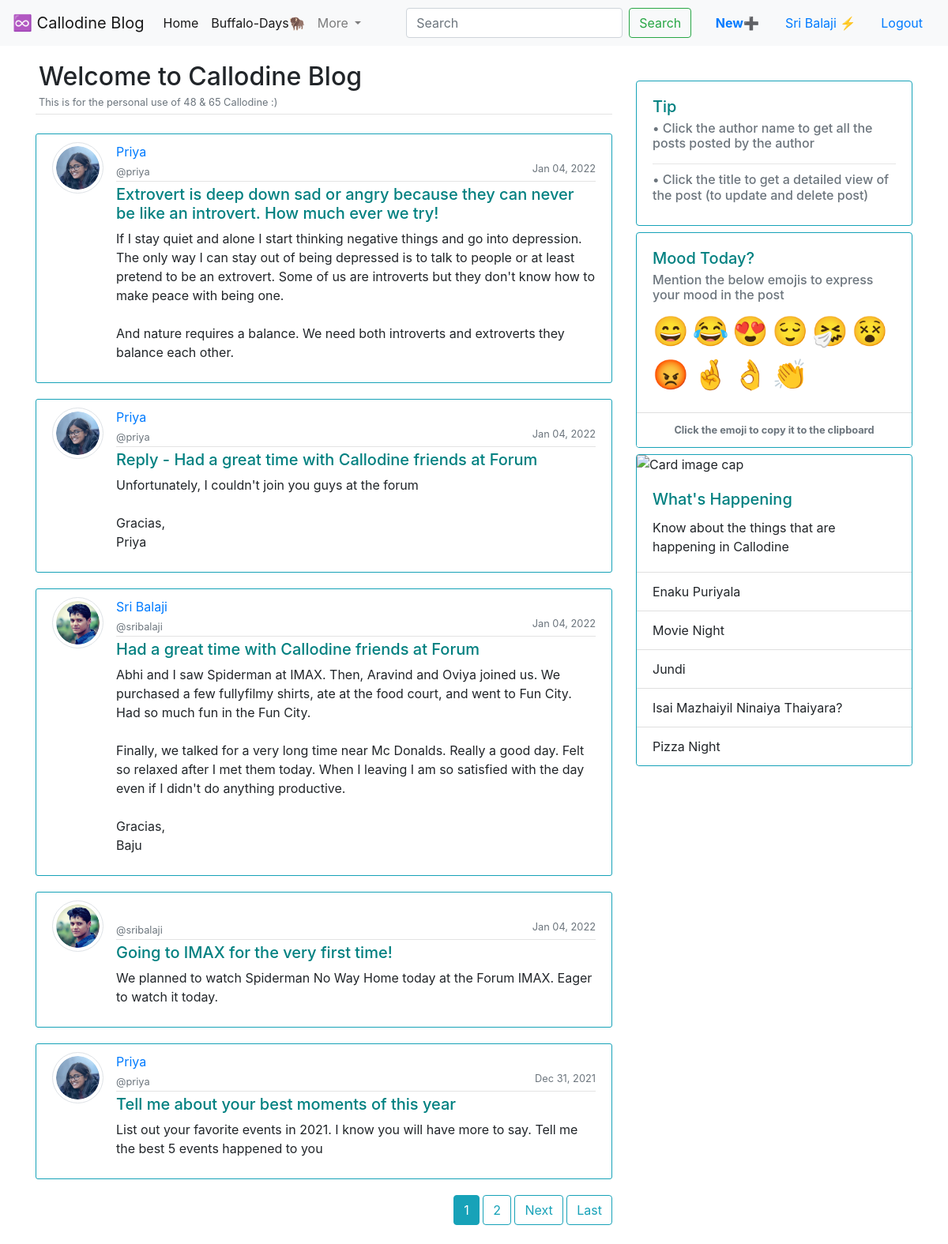
Page / (signed in) on the earlier database version.
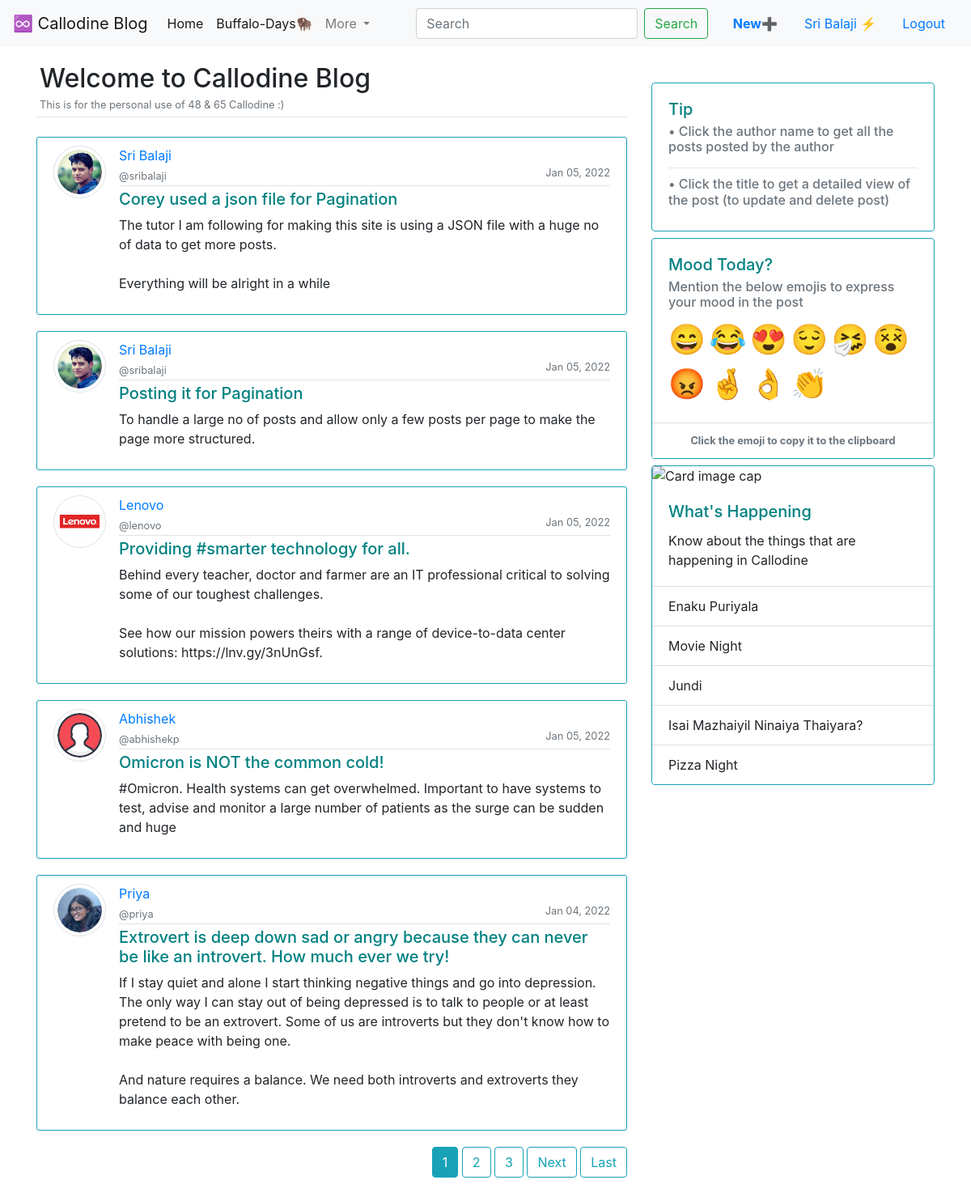
Same page on the later database version.
### microblog/models.py (models this page shows, shortened)
class Post(models.Model):
    title = models.CharField(max_length=120)
    author = models.CharField(max_length=50)
    username = models.ForeignKey(User, on_delete=models.CASCADE)
    date_posted = models.DateTimeField(auto_now_add=True)
    content = models.TextField()

### users/models.py (models this page shows, shortened)
class Profile(models.Model):
    user = models.OneToOneField(User, on_delete=models.CASCADE)
    propic = models.ImageField(default = 'user.png', upload_to= 'profile_pics')

### microblog/views.py (the view)
# urls.py: path('', PostView.as_view(), name='miniblog'),
class PostView(LoginRequiredMixin, ListView):
    model = Post
    template_name = 'microblog/home.html'
    context_object_name = 'post'
    ordering = ['-date_posted']
    paginate_by = 5

### users/context_processors.py (called while the page is built)
def frds_bday(request):
    return {
        'ABHI_BDAY': settings.ABHI_BDAY,
        'ABHI_NOD': settings.ABHI_NOD,
        'AISHU_BDAY': settings.AISHU_BDAY,
        'AISHU_NOD': settings.AISHU_NOD,
        'AKSHU_BDAY': settings.AKSHU_BDAY,
        'AKSHU_NOD': settings.AKSHU_NOD,
        'ARAVIND_BDAY': settings.ARAVIND_BDAY,
        'ARAVIND_NOD': settings.ARAVIND_NOD,
        'OVIYA_BDAY': settings.OVIYA_BDAY,
        'OVIYA_NOD': settings.OVIYA_NOD,
        'PRIYA_BDAY': settings.PRIYA_BDAY,
        'PRIYA_NOD': settings.PRIYA_NOD,
        'BAJU_BDAY': settings.BAJU_BDAY,
        'BAJU_NOD': settings.BAJU_NOD,
        'VISWA_BDAY': settings.VISWA_BDAY,
        'VISWA_NOD': settings.VISWA_NOD,
        }

### microblog/templates/microblog/home.html (shortened to what the changed rows need)
{% extends "microblog/base.html" %}
{% block post %}
<div class="article-metadata p-1 mb-4">
    <h2 class="pb-0 mb-0">Welcome to Callodine Blog</h2>
</div>
    {% for each_post in post%}
    <article class="media content-section border border-info">
      <img src="{{each_post.username.profile.propic.url}}" alt="" class="rounded-circle img-thumbnail article-img">
        <div class="media-body">
          <div class="article-metadata">
            <a class="mr-2" href="{% url 'individual_user' each_post.username %}">{{each_post.author }}</a>
            <br>
            <small class="text-muted">@{{each_post.username }}</small>
            <small class="text-muted" style="float: right;">{{ each_post.date_posted | date:"M d, Y" }}</small>
          </div>
          <h5><a class="article-title" style="color:teal;" href="{% url 'individual_post' each_post.id %}">{{ each_post.title }}</a></h5>
          <p class="article-content">{{ each_post.content }}</p>
        </div>
      </article>
    {% endfor %}
    {% if is_paginated %}
    <div style="float: right;">
      {% for num in page_obj.paginator.page_range %}
        {% if page_obj.number == num %}
          <a class="btn btn-info mb-4" href="?page={{ num }}">{{ num }}</a>
        {% elif num > page_obj.number|add:'-3' and num < page_obj.number|add:'3' %}
          <a class="btn btn-outline-info mb-4" href="?page={{ num }}">{{ num }}</a>
        {% endif %}
      {% endfor %}
      {% if page_obj.has_next %}
        <a class="btn btn-outline-info mb-4" href="?page={{ page_obj.next_page_number }}">Next</a>
        <a class="btn btn-outline-info mb-4" href="?page={{ page_obj.paginator.num_pages }}">Last</a>
      {% endif %}
    </div>
    {% endif %}
{% endblock post %}

Differences in the rows shown:
no longer on this page (row unchanged): Post: username.profile.propic (picture), author "Priya", username "priya", date_posted "Jan 04, 2022", title "Reply - Had a great time with Callodine friends at Forum", content "Unfortunately, I couldn't join you guys at the forum Gracias, Priya"
no longer on this page (row unchanged): Post: username.profile.propic (picture), author "Sri Balaji", username "sribalaji", date_posted "Jan 04, 2022", title "Had a great time with Callodine friends at Forum", content "Abhi and I saw Spiderman at IMAX. Then, Aravind and Oviya joined us. We purchased a few fullyfilmy shirts, ate at the food court, and went to Fun City. Had so much fun in the Fun City. Finally, we talked for a very long time near Mc Donalds. Really a good day. Felt so relaxed after I met them today. When I leaving I am so satisfied with the day even if I didn't do anything productive. Gracias, Baju"
no longer on this page (row unchanged): Post: username.profile.propic (picture), username "sribalaji", date_posted "Jan 04, 2022", title "Going to IMAX for the very first time!", content "We planned to watch Spiderman No Way Home today at the Forum IMAX. Eager to watch it today."
no longer on this page (row unchanged): Post: username.profile.propic (picture), author "Priya", username "priya", date_posted "Dec 31, 2021", title "Tell me about your best moments of this year", content "List out your favorite events in 2021. I know you will have more to say. Tell me the best 5 events happened to you"
added Post: username.profile.propic (picture), author "Sri Balaji", username "sribalaji", date_posted "Jan 05, 2022", title "Corey used a json file for Pagination", content "The tutor I am following for making this site is using a JSON file with a huge no of data to get more posts. Everything will be alright in a while"
added Post: username.profile.propic (picture), author "Sri Balaji", username "sribalaji", date_posted "Jan 05, 2022", title "Posting it for Pagination", content "To handle a large no of posts and allow only a few posts per page to make the page more structured."
added Post: username.profile.propic (picture), author "Lenovo", username "lenovo", date_posted "Jan 05, 2022", title "Providing #smarter technology for all.", content "Behind every teacher, doctor and farmer are an IT professional critical to solving some of our toughest challenges. See how our mission powers theirs with a range of device-to-data center solutions: https://lnv.gy/3nUnGsf."
added Post: username.profile.propic (placeholder picture), author "Abhishek", username "abhishekp", date_posted "Jan 05, 2022", title "Omicron is NOT the common cold!", content "#Omicron. Health systems can get overwhelmed. Important to have systems to test, advise and monitor a large number of patients as the surge can be sudden and huge"
Other differences:
new list line: "3"
